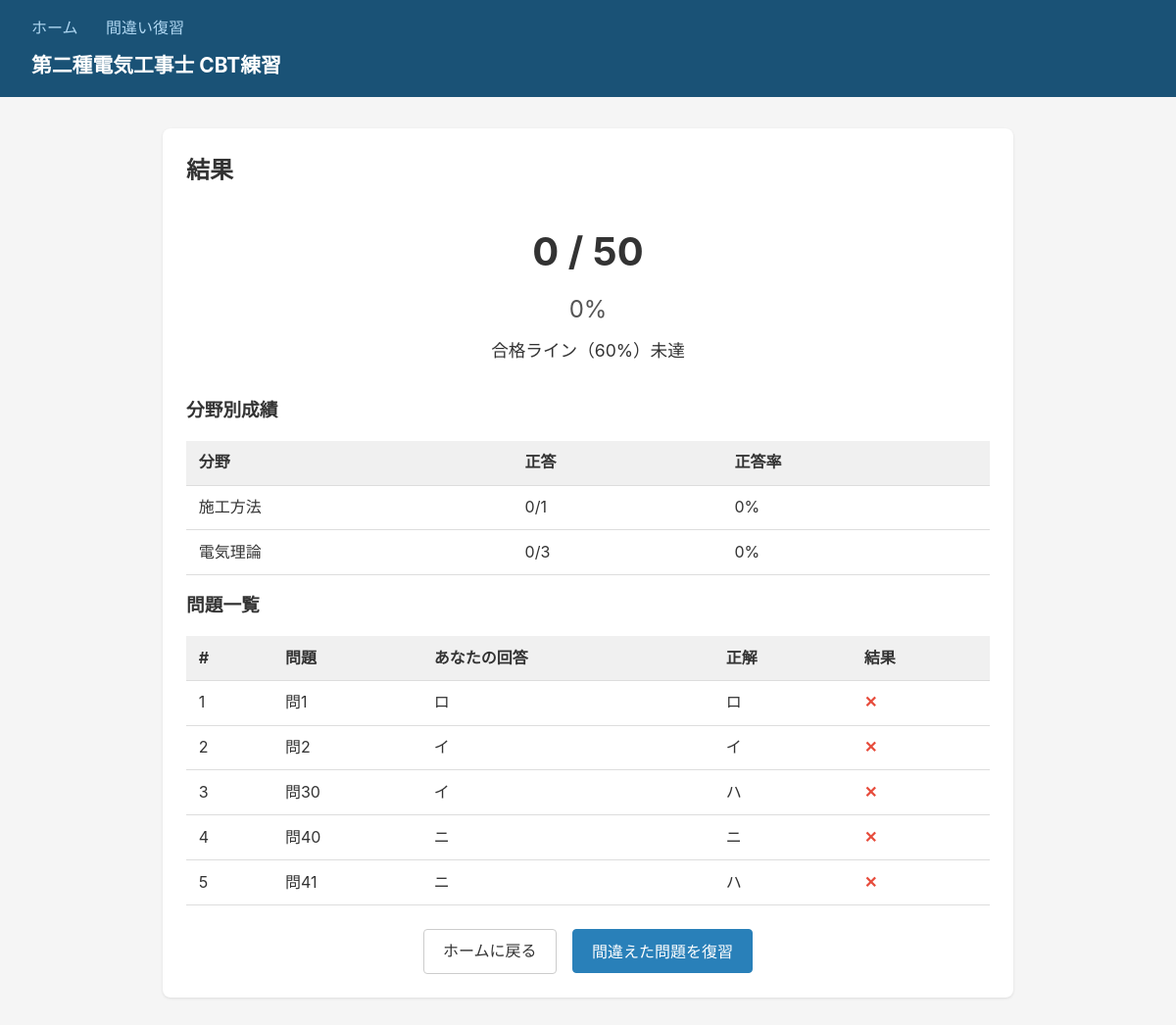
The app's page /result/4 with its own data.
### models.py (models this page shows, shortened)
class QuizSession(db.Model):
    __tablename__ = "quiz_sessions"
    id = db.Column(db.Integer, primary_key=True)
    category = db.Column(db.String(100), default="")
    total_count = db.Column(db.Integer, default=0)
    correct_count = db.Column(db.Integer, default=0)
    started_at = db.Column(db.DateTime, default=lambda: datetime.now(timezone.utc))
    finished_at = db.Column(db.DateTime, nullable=True)
    attempts = db.relationship("Attempt", backref="session", lazy=True)
    question_ids_json = db.Column(db.Text, default="[]")

class Attempt(db.Model):
    __tablename__ = "attempts"
    id = db.Column(db.Integer, primary_key=True)
    session_id = db.Column(db.Integer, db.ForeignKey("quiz_sessions.id"), nullable=False)
    question_id = db.Column(db.Integer, db.ForeignKey("questions.id"), nullable=False)
    selected = db.Column(db.Integer, nullable=True)  # ユーザーの選択 (0-3), null=未回答
    is_correct = db.Column(db.Boolean, nullable=True)
    created_at = db.Column(db.DateTime, default=lambda: datetime.now(timezone.utc))
    question = db.relationship("Question", lazy=True)

class Question(db.Model):
    __tablename__ = "questions"
    id = db.Column(db.Integer, primary_key=True)
    year = db.Column(db.String(4), nullable=False)
    half = db.Column(db.String(10), nullable=False)  # "upper" or "lower"
    number = db.Column(db.Integer, nullable=False)
    page = db.Column(db.Integer, nullable=False)
    question = db.Column(db.Text, nullable=False)
    choices_json = db.Column(db.Text, nullable=False)  # JSON array
    answer = db.Column(db.Integer, nullable=True)  # 0=イ, 1=ロ, 2=ハ, 3=ニ
    tags_json = db.Column(db.Text, default="[]")  # JSON array
    explanation = db.Column(db.Text, default="")
    section = db.Column(db.String(20), default="一般問題")  # 一般問題 or 配線図
    image = db.Column(db.String(200), default="")  # クロップ画像ファイル名
    __table_args__ = (
        db.UniqueConstraint("year", "half", "number", name="uq_question"),
    )
    @property
    def tags(self) -> list[str]:
        return json.loads(self.tags_json)

### app.py (the view)
    @app.route("/result/<int:session_id>")
    def result(session_id: int):
        session = QuizSession.query.get_or_404(session_id)
        attempts = Attempt.query.filter_by(session_id=session_id).all()
        if not session.finished_at:
            for a in attempts:
                q = a.question
                if q.answer is not None and a.selected is not None:
                    a.is_correct = (a.selected == q.answer)
                else:
                    a.is_correct = False
            session.correct_count = sum(1 for a in attempts if a.is_correct)
            session.finished_at = datetime.now(timezone.utc)
            db.session.commit()
        tag_stats: dict[str, dict] = {}
        for a in attempts:
            q = a.question
            for tag in q.tags:
                if tag not in tag_stats:
                    tag_stats[tag] = {"total": 0, "correct": 0}
                tag_stats[tag]["total"] += 1
                if a.is_correct:
                    tag_stats[tag]["correct"] += 1
        return render_template(
            "result.html",
            session=session,
            attempts=attempts,
            tag_stats=tag_stats,
        )

### templates/result.html (shortened to what this page needs)
{% extends "base.html" %}
{% block content %}
<div class="result-container">
    <h2>結果</h2>
    <div class="result-summary">
        <div class="score">
            <span class="score-num">{{ session.correct_count }}</span>
            <span class="score-sep">/</span>
            <span class="score-den">{{ session.total_count }}</span>
        </div>
        <div class="score-percent">
            {{ (session.correct_count / session.total_count * 100)|round|int if session.total_count else 0 }}%
        </div>
        <p class="pass-line">
            {% if session.total_count and (session.correct_count / session.total_count) >= 0.6 %}
                合格ライン（60%）クリア
            {% else %}
                合格ライン（60%）未達
            {% endif %}
        </p>
    </div>
    {% if tag_stats %}
    <h3>分野別成績</h3>
    <table>
        <thead>
            <tr><th>分野</th><th>正答</th><th>正答率</th></tr>
        </thead>
        <tbody>
            {% for tag, stats in tag_stats.items()|sort %}
            <tr>
                <td>{{ tag }}</td>
                <td>{{ stats.correct }}/{{ stats.total }}</td>
                <td>{{ (stats.correct / stats.total * 100)|round|int if stats.total else 0 }}%</td>
            </tr>
            {% endfor %}
        </tbody>
    </table>
    {% endif %}
    <h3>問題一覧</h3>
    <table>
        <thead>
            <tr><th>#</th><th>問題</th><th>あなたの回答</th><th>正解</th><th>結果</th></tr>
        </thead>
        <tbody>
            {% set labels = ["イ", "ロ", "ハ", "ニ"] %}
            {% for a in attempts %}
            <tr class="{{ 'correct' if a.is_correct else 'wrong' }}">
                <td>{{ loop.index }}</td>
                <td>問{{ a.question.number }}</td>
                <td>{{ labels[a.selected] if a.selected is not none else "未回答" }}</td>
                <td>{{ labels[a.question.answer] if a.question.answer is not none else "?" }}</td>
                <td>{{ "○" if a.is_correct else "✕" }}</td>
            </tr>
            {% endfor %}
        </tbody>
    </table>
    <div class="result-actions">
        <a href="{{ url_for('index') }}" class="btn">ホームに戻る</a>
        <form action="{{ url_for('quiz_start') }}" method="post" style="display:inline">
            <button type="submit" class="btn btn-primary">間違えた問題を復習</button>
        </form>
    </div>
</div>
{% endblock %}

### static/style.css (style rules this page uses)
* { box-sizing: border-box; margin: 0; padding: 0; }
body { font-family: -apple-system, BlinkMacSystemFont, "Hiragino Kaku Gothic ProN", "Segoe UI", sans-serif; background: #f5f5f5; color: #333; line-height: 1.6; }
.btn { display: inline-block; padding: 0.6rem 1.2rem; border: 1px solid #ccc; border-radius: 4px; background: white; color: #333; text-decoration: none; cursor: pointer; font-size: 1rem; }
.btn-primary { background: #2980b9; color: white; border-color: #2980b9; }
table { width: 100%; border-collapse: collapse; margin: 1rem 0; }
th, td { padding: 0.6rem 0.8rem; border-bottom: 1px solid #ddd; text-align: left; }
th { background: #f0f0f0; font-weight: bold; }
tr.wrong td:last-child { color: #e74c3c; font-weight: bold; }
.start-form, .history, .review-container, .result-container { background: white; border-radius: 8px; padding: 1.5rem; margin-bottom: 1.5rem; box-shadow: 0 1px 3px rgba(0,0,0,0.1); }
.result-summary { text-align: center; margin: 2rem 0; }
.score { font-size: 2.5rem; font-weight: bold; }
.score-percent { font-size: 1.5rem; color: #555; margin: 0.5rem 0; }
.pass-line { font-size: 1.1rem; margin-top: 0.5rem; }
.result-actions { margin-top: 1.5rem; display: flex; gap: 1rem; justify-content: center; }

### records on screen
QuizSession: correct_count "0", total_count "50", total_count+correct_count "0"
Attempt: question.number "1", selected "ロ", is_correct "✕"
Question: answer "ロ"
Attempt: question.number "2", selected "イ", is_correct "✕"
Question: answer "イ"
Attempt: question.number "30", selected "イ", is_correct "✕"
Question: answer "ハ"
Attempt: question.number "40", selected "ニ", is_correct "✕"
Question: answer "ニ"
Attempt: question.number "41", selected "ニ", is_correct "✕"
Question: answer "ハ"

### other values on screen
{{ tag }} "施工方法" "電気理論"
{{ stats.correct }} "0" "0"
{{ stats.total }} "1" "3"
{{ (stats.correct / stats.total * 100)|round|int if stats.total else 0 }} "0" "0"
